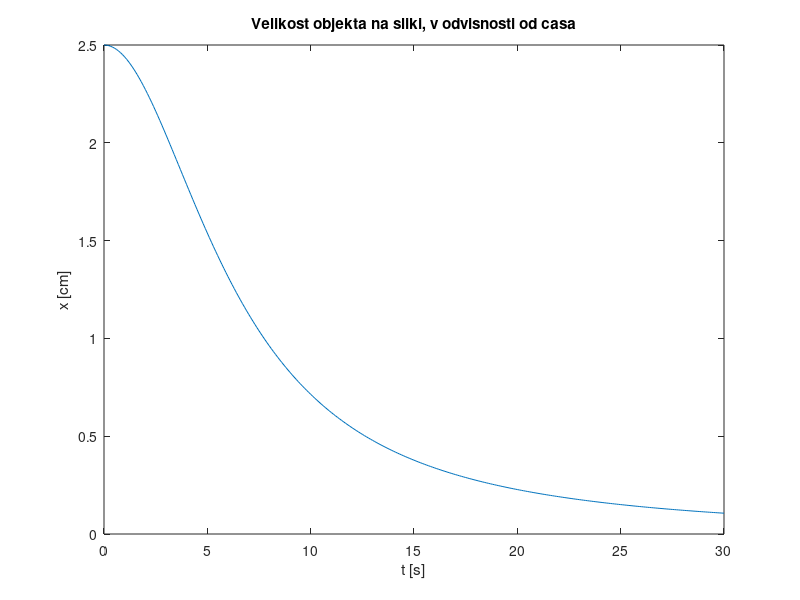

This figure's MATLAB source:
function vaja1_naloga1b
  f = 10 / 100;
  width = 2.5;  
  start_d = 10;
  acceleration = 0.5;
  
  time = 0:0.1:30;
  plot (
    time,
    projectionWidthAtTime(f, time, acceleration, width, start_d)
  );
  xlabel ("t [s]");
  ylabel ("x [cm]");
  title ("Velikost objekta na sliki, v odvisnosti od casa");
  
endfunction

function width = projectionWidthAtTime(
  f, time, acceleration, width, start_distance)
  # Calculate object width on projection at given time with
  # constant aceleration and starting distance
  distance = start_distance + calculateDistance(time, acceleration);
  width = projectionWidth(f, distance, width) * 100;
endfunction

function distance = calculateDistance (time, acceleration)
  # Calculate travelled distance in given time 
  # with constant acceleration
  distance = time .^ 2 * acceleration ./ 2;
endfunction

function pWidth = projectionWidth(f, d, X)
  # Calculate width of projected object
  # f - focal length
  # d - distance from camera to object
  # X - object size  
  pWidth = f * X ./ d;  
endfunction

